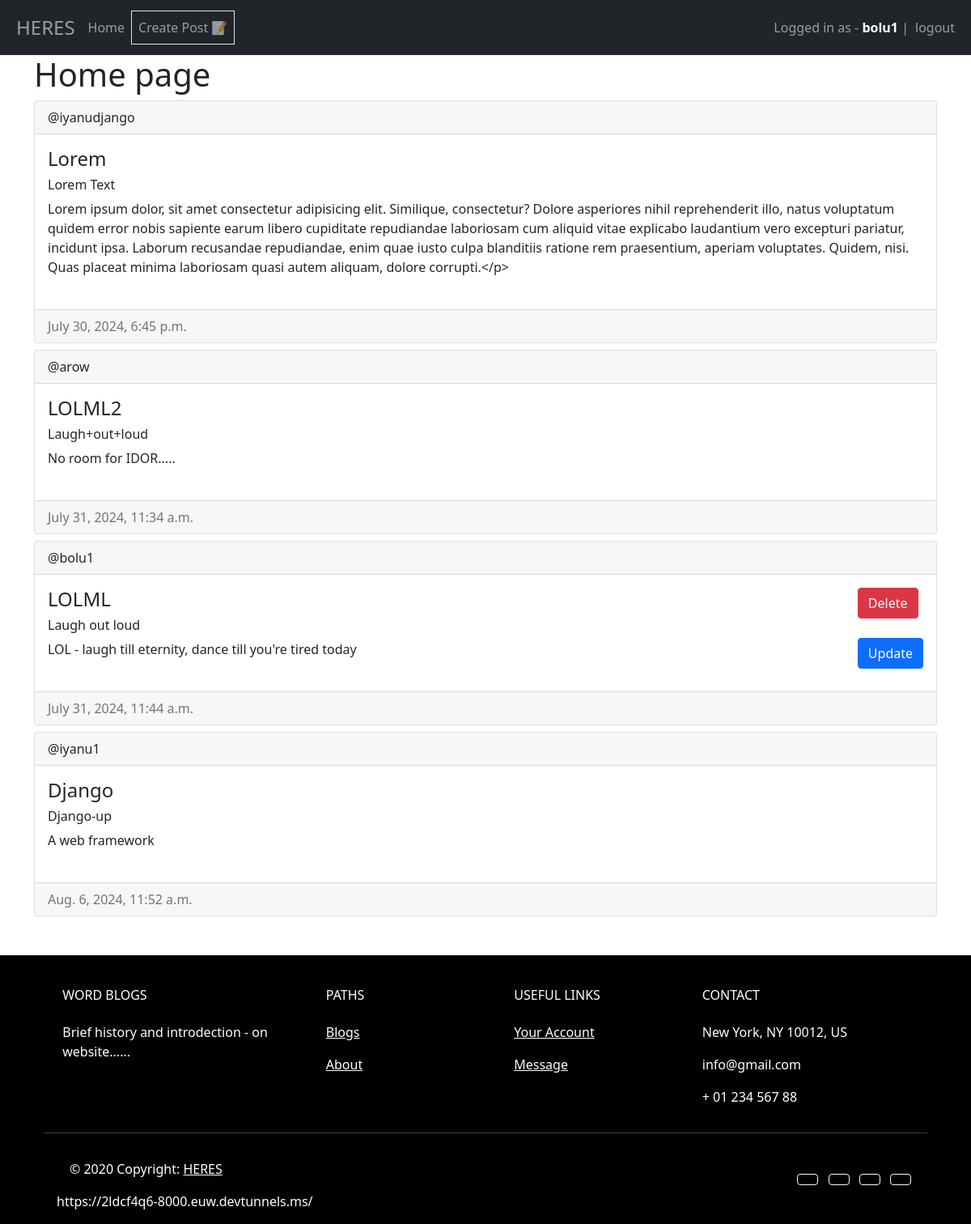
Screenshot of / (signed in) with the database file from the repository.
### authapp/models.py (models this page shows, shortened)
class Post(models.Model):
    author = models.ForeignKey(User, on_delete=models.CASCADE)
    title = models.CharField(max_length=100)
    subtitle = models.CharField(max_length=400, default='-')
    body = models.TextField()
    created_at = models.DateTimeField(auto_now_add=True)
    updated_at = models.DateTimeField(auto_now=True)

### authapp/views.py (the view)
# urls.py: path('', views.home, name="home"),
@login_required(login_url='/login')
def home(request):
    posts = Post.objects.all()
    if request.method == "POST":
        post_id = request.POST.get("post-id") # name passed at the frontend
        post = Post.objects.filter(id=post_id).first()
        if post and post.author == request.user:
            post.delete()
    return render(request, "pages/home.html", {'posts':posts})

### templates/pages/home.html (shortened to what this page needs)
{% extends "base.html" %} {% block title %} Grow {% endblock %}
{% block content %}
<h1>Home page</h1>
{% for post in posts %}
<div class="card mt-2">
    <div class="card-header">
        <strong></strong>@{{ post.author.username }}</strong>
    </div>
    <div class="card-body d-flex flex-row justify-content-between">
            <div class="card-title">
                <h4>{{post.title}}</h4>
                <h6>{{post.subtitle}}</h6>
                <p>{{post.body}}</p>
            </div>
        <div class="row">
            {% if user == post.author %}
                <form action="" method="post">
                    <button type="submit" class="btn btn-danger" name="post-id" value="{{post.id}}">Delete</button>
                    <br><br>
                    <a href="{% url 'update_post' post.id %}" class="btn btn-primary">Update</a>
                </form>
                {% endif %}
        </div>
    </div>
    <div class="card-footer text-muted">{{post.created_at}}</div>
</div>
{% empty %}
<p>No post yet :) </p>
{% endfor %}
{% endblock %}

### templates/base.html (shortened to what this page needs)
{% load static %}
<!DOCTYPE html>
<html lang="en">
  <head>
    <link
      href="https://cdn.jsdelivr.net/npm/bootstrap@5.0.2/dist/css/bootstrap.min.css"
      rel="stylesheet"
    />
    <link rel="stylesheet" href="{% static 'css/style.css' %}">
  </head>
  <body>
    <nav class="navbar navbar-expand-lg navbar-dark bg-dark">
      <div class="container-fluid">
        <div>
          <ul class="navbar-nav ul-links">
            <li>
              <a href="/home" class="nav-link brand">HERES</a>
            </li>
            <li class="nav-item">
              <a href="/home" class="nav-link">Home</a>
            </li>
            <li class="nav-item">
              <a href="{% url 'create_post' %}" class="nav-link border">Create Post 📝</a>
            </li>
          </ul>
        </div>
        <div>
          <ul class="navbar-nav">
            {% if user.is_authenticated %}
            <span class="navbar-text">Logged in as - <span style="font-weight: 700; color: white;"> {{ user.username }}</span> | </span>
            <li class="nav-item">
              <a href="/logout" class="nav-link">logout</a>
            </li>
            {% else %}
            <li class="nav-item">
              <a href="/login" class="nav-link">login</a>
            </li>
          </ul>
        </div>
        {% endif %}
      </div>
    </nav>
    <div class="container">
      {% block content %} {% endblock %}</div>
<div class="mt-5">
  <footer
          class="text-center text-lg-start text-white"
          style="background-color: black"
          >
    <div class="container p-4 pb-0">
      <section class="">
        <div class="row">
          <div class="col-md-3 col-lg-3 col-xl-3 mx-auto mt-3">
            <h6 class="text-uppercase mb-4 font-weight-bold">
              Word Blogs
            </h6>
            <p>
              Brief history and introdection - on website......
            </p>
          </div>
          <div class="col-md-2 col-lg-2 col-xl-2 mx-auto mt-3">
            <h6 class="text-uppercase mb-4 font-weight-bold">Paths</h6>
            <p>
              <a href="#" class="text-white">Blogs</a>
            </p>
            <p>
              <a class="text-white">About</a>
            </p>
          </div>
          <div class="col-md-3 col-lg-2 col-xl-2 mx-auto mt-3">
            <h6 class="text-uppercase mb-4 font-weight-bold">
              Useful links
            </h6>
            <p>
              <a class="text-white">Your Account</a>
            </p>
            <p>
              <a class="text-white">Message</a>
            </p>
          </div>
          <div class="col-md-4 col-lg-3 col-xl-3 mx-auto mt-3">
            <h6 class="text-uppercase mb-4 font-weight-bold">Contact</h6>
            <p> New York, NY 10012, US</p>
            <p> info@gmail.com</p>
            <p> + 01 234 567 88</p>
          </div>
        </div>
      </section>
      <hr class="my-3">
      <section class="p-3 pt-0">
        <div class="row d-flex align-items-center">
          <div class="col-md-7 col-lg-8 text-center text-md-start">
            <div class="p-3">
              © 2020 Copyright:
              <a class="text-white" href="https://mdbootstrap.com/"
                 >HERES</a
                >
            </div>
            https://2ldcf4q6-8000.euw.devtunnels.ms/
          </div>
          <div class="col-md-5 col-lg-4 ml-lg-0 text-center text-md-end">
            <a
               class="btn btn-outline-light btn-floating m-1"
               class="text-white"
               role="button"
               ></a>
            <a
               class="btn btn-outline-light btn-floating m-1"
               class="text-white"
               role="button"
               ></a>
            <a
               class="btn btn-outline-light btn-floating m-1"
               class="text-white"
               role="button"
               ></a>
            <a
               class="btn btn-outline-light btn-floating m-1"
               class="text-white"
               role="button"
               ></a>
          </div>
        </div>
      </section>
    </div>
  </footer>
</div>
  </body>
</html>

### static/css/style.css (style rules this page uses)
.brand { font-size: 24px; color: aquamarine; }
.ul-links { align-items: center; }
.nav-link { color: white; }

### rows the page displays
Post: author.username "iyanudjango", title "Lorem", subtitle "Lorem Text", body "Lorem ipsum dolor, sit amet consectetur adipisicing elit. Similique, consectetur? Dolore asperiores nihil reprehenderit illo, natus voluptatum quidem error nobis sapiente earum libero cupiditate repudiandae laboriosam cum aliquid vitae explicabo laudantium vero excepturi pariatur, incidunt ipsa. Laborum recusandae repudiandae, enim quae iusto culpa blanditiis ratione rem praesentium, aperiam voluptates. Quidem, nisi. Quas placeat minima laboriosam quasi autem aliquam, dolore corrupti.</p>", created_at "July 30, 2024, 6:45 p.m."
Post: author.username "arow", title "LOLML2", subtitle "Laugh+out+loud", body "No room for IDOR.....", created_at "July 31, 2024, 11:34 a.m."
Post: author.username "bolu1", title "LOLML", subtitle "Laugh out loud", body "LOL - laugh till eternity, dance till you're tired today", {{ post.id }} 12 (drawn), created_at "July 31, 2024, 11:44 a.m."
Post: author.username "iyanu1", title "Django", subtitle "Django-up", body "A web framework", created_at "Aug. 6, 2024, 11:52 a.m."

### other values shown
{{ user.username }} "bolu1"
